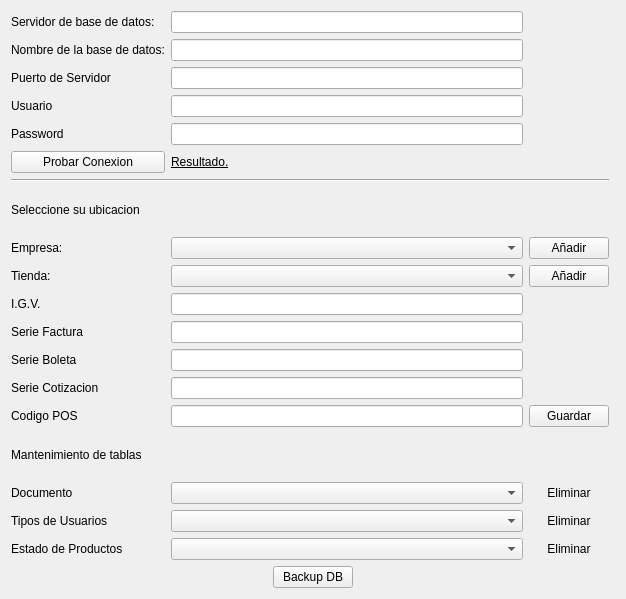
<?xml version="1.0" encoding="UTF-8"?>
<ui version="4.0">
 <class>ui_configuracion</class>
 <widget class="QWidget" name="ui_configuracion">
  <property name="geometry">
   <rect>
    <x>0</x>
    <y>0</y>
    <width>626</width>
    <height>599</height>
   </rect>
  </property>
  <property name="windowTitle">
   <string>Configuracion</string>
  </property>
  <property name="autoFillBackground">
   <bool>true</bool>
  </property>
  <layout class="QGridLayout" name="gridLayout_2">
   <item row="0" column="0">
    <layout class="QGridLayout" name="gridLayout">
     <item row="20" column="0" colspan="4">
      <layout class="QHBoxLayout" name="horizontalLayout">
       <item>
        <spacer name="horizontalSpacer_3">
         <property name="orientation">
          <enum>Qt::Horizontal</enum>
         </property>
         <property name="sizeHint" stdset="0">
          <size>
           <width>40</width>
           <height>20</height>
          </size>
         </property>
        </spacer>
       </item>
       <item>
        <widget class="QPushButton" name="btn_backup">
         <property name="text">
          <string>Backup DB</string>
         </property>
        </widget>
       </item>
       <item>
        <spacer name="horizontalSpacer_2">
         <property name="orientation">
          <enum>Qt::Horizontal</enum>
         </property>
         <property name="sizeHint" stdset="0">
          <size>
           <width>13</width>
           <height>17</height>
          </size>
         </property>
        </spacer>
       </item>
      </layout>
     </item>
     <item row="18" column="1">
      <widget class="MyComboBox" name="comboBox_tipoUsuario"/>
     </item>
     <item row="9" column="0">
      <widget class="QLabel" name="lblTienda">
       <property name="text">
        <string>Tienda: </string>
       </property>
      </widget>
     </item>
     <item row="10" column="0">
      <widget class="QLabel" name="label_8">
       <property name="text">
        <string>I.G.V.</string>
       </property>
      </widget>
     </item>
     <item row="3" column="0">
      <widget class="QLabel" name="label_5">
       <property name="text">
        <string>Usuario</string>
       </property>
      </widget>
     </item>
     <item row="3" column="1">
      <widget class="QLineEdit" name="lineEdit_userDatabase"/>
     </item>
     <item row="0" column="1">
      <widget class="QLineEdit" name="lineEdit_ipdatabase"/>
     </item>
     <item row="16" column="0">
      <widget class="QLabel" name="label_12">
       <property name="text">
        <string>Documento</string>
       </property>
      </widget>
     </item>
     <item row="11" column="1">
      <widget class="QLineEdit" name="lineEdit_serieFactura"/>
     </item>
     <item row="1" column="1">
      <widget class="QLineEdit" name="lineEdit_nameDatabase"/>
     </item>
     <item row="10" column="1">
      <widget class="QLineEdit" name="lineEdit_IGV"/>
     </item>
     <item row="4" column="0">
      <widget class="QLabel" name="label_4">
       <property name="text">
        <string>Password</string>
       </property>
      </widget>
     </item>
     <item row="2" column="1">
      <widget class="QLineEdit" name="lineEdit_portDatabase"/>
     </item>
     <item row="19" column="1">
      <widget class="MyComboBox" name="comboBox_estadoProductos"/>
     </item>
     <item row="9" column="1">
      <widget class="QComboBox" name="comboBox_tienda">
       <item>
        <property name="text">
         <string/>
        </property>
       </item>
      </widget>
     </item>
     <item row="18" column="0">
      <widget class="QLabel" name="label_13">
       <property name="text">
        <string>Tipos de Usuarios</string>
       </property>
      </widget>
     </item>
     <item row="18" column="2">
      <widget class="QPushButton" name="btn_eliminar_tusuario">
       <property name="text">
        <string>Eliminar</string>
       </property>
       <property name="icon">
        <iconset resource="../Icons/Icons.qrc">
         <normaloff>:/Icons/notification_error.png</normaloff>:/Icons/notification_error.png</iconset>
       </property>
       <property name="flat">
        <bool>true</bool>
       </property>
      </widget>
     </item>
     <item row="13" column="1">
      <widget class="QLineEdit" name="lineEdit_serieCotizacion"/>
     </item>
     <item row="4" column="1">
      <widget class="QLineEdit" name="lineEdit_passwordUser">
       <property name="acceptDrops">
        <bool>true</bool>
       </property>
       <property name="text">
        <string/>
       </property>
       <property name="echoMode">
        <enum>QLineEdit::Password</enum>
       </property>
       <property name="readOnly">
        <bool>false</bool>
       </property>
      </widget>
     </item>
     <item row="15" column="0" colspan="4">
      <widget class="QLabel" name="label_11">
       <property name="text">
        <string>Mantenimiento de tablas</string>
       </property>
      </widget>
     </item>
     <item row="19" column="2">
      <widget class="QPushButton" name="btn_eliminar_estado">
       <property name="text">
        <string>Eliminar</string>
       </property>
       <property name="icon">
        <iconset resource="../Icons/Icons.qrc">
         <normaloff>:/Icons/notification_error.png</normaloff>:/Icons/notification_error.png</iconset>
       </property>
       <property name="flat">
        <bool>true</bool>
       </property>
      </widget>
     </item>
     <item row="8" column="0">
      <widget class="QLabel" name="lblEmpresa">
       <property name="text">
        <string>Empresa: </string>
       </property>
      </widget>
     </item>
     <item row="5" column="1">
      <widget class="QLabel" name="label_result">
       <property name="font">
        <font>
         <family>Ubuntu</family>
         <weight>50</weight>
         <italic>false</italic>
         <bold>false</bold>
         <underline>true</underline>
        </font>
       </property>
       <property name="text">
        <string>Resultado.</string>
       </property>
       <property name="textFormat">
        <enum>Qt::RichText</enum>
       </property>
      </widget>
     </item>
     <item row="8" column="1">
      <widget class="QComboBox" name="comboBox_empresa"/>
     </item>
     <item row="0" column="0">
      <widget class="QLabel" name="label">
       <property name="text">
        <string>Servidor de base de datos: </string>
       </property>
      </widget>
     </item>
     <item row="16" column="2">
      <widget class="QPushButton" name="btn_eliminar_ducumento">
       <property name="text">
        <string>Eliminar</string>
       </property>
       <property name="icon">
        <iconset resource="../Icons/Icons.qrc">
         <normaloff>:/Icons/notification_error.png</normaloff>:/Icons/notification_error.png</iconset>
       </property>
       <property name="flat">
        <bool>true</bool>
       </property>
      </widget>
     </item>
     <item row="5" column="0">
      <widget class="QPushButton" name="btn_testConexion">
       <property name="text">
        <string>Probar Conexion</string>
       </property>
       <property name="icon">
        <iconset resource="../Icons/Icons.qrc">
         <normaloff>:/Icons/1349716377_monotone_cog_settings_gear.png</normaloff>:/Icons/1349716377_monotone_cog_settings_gear.png</iconset>
       </property>
       <property name="flat">
        <bool>false</bool>
       </property>
      </widget>
     </item>
     <item row="12" column="0">
      <widget class="QLabel" name="label_9">
       <property name="text">
        <string>Serie Boleta</string>
       </property>
      </widget>
     </item>
     <item row="6" column="0" colspan="3">
      <widget class="Line" name="line">
       <property name="orientation">
        <enum>Qt::Horizontal</enum>
       </property>
      </widget>
     </item>
     <item row="1" column="0">
      <widget class="QLabel" name="label_3">
       <property name="text">
        <string>Nombre de la base de datos:</string>
       </property>
      </widget>
     </item>
     <item row="2" column="0">
      <widget class="QLabel" name="label_2">
       <property name="text">
        <string>Puerto de Servidor</string>
       </property>
      </widget>
     </item>
     <item row="11" column="0">
      <widget class="QLabel" name="label_6">
       <property name="text">
        <string>Serie Factura</string>
       </property>
      </widget>
     </item>
     <item row="9" column="2">
      <widget class="QPushButton" name="btnAgregar_Tienda">
       <property name="sizePolicy">
        <sizepolicy hsizetype="Fixed" vsizetype="Fixed">
         <horstretch>0</horstretch>
         <verstretch>0</verstretch>
        </sizepolicy>
       </property>
       <property name="text">
        <string>Añadir</string>
       </property>
       <property name="icon">
        <iconset resource="../Icons/Icons.qrc">
         <normaloff>:/Icons/1348112114_notification_add.png</normaloff>:/Icons/1348112114_notification_add.png</iconset>
       </property>
       <property name="flat">
        <bool>false</bool>
       </property>
      </widget>
     </item>
     <item row="19" column="0">
      <widget class="QLabel" name="label_14">
       <property name="text">
        <string>Estado de Productos</string>
       </property>
      </widget>
     </item>
     <item row="16" column="1">
      <widget class="MyComboBox" name="comboBox_Documento"/>
     </item>
     <item row="13" column="0">
      <widget class="QLabel" name="label_10">
       <property name="text">
        <string>Serie Cotizacion</string>
       </property>
      </widget>
     </item>
     <item row="12" column="1">
      <widget class="QLineEdit" name="lineEdit_boleta"/>
     </item>
     <item row="7" column="0" colspan="4">
      <widget class="QLabel" name="label_7">
       <property name="text">
        <string>Seleccione su ubicacion</string>
       </property>
      </widget>
     </item>
     <item row="8" column="2">
      <widget class="QPushButton" name="btnAgregar_empresa">
       <property name="sizePolicy">
        <sizepolicy hsizetype="Fixed" vsizetype="Fixed">
         <horstretch>0</horstretch>
         <verstretch>0</verstretch>
        </sizepolicy>
       </property>
       <property name="text">
        <string>Añadir</string>
       </property>
       <property name="icon">
        <iconset resource="../Icons/Icons.qrc">
         <normaloff>:/Icons/1348112114_notification_add.png</normaloff>:/Icons/1348112114_notification_add.png</iconset>
       </property>
       <property name="flat">
        <bool>false</bool>
       </property>
      </widget>
     </item>
     <item row="14" column="0">
      <widget class="QLabel" name="label_15">
       <property name="text">
        <string>Codigo POS</string>
       </property>
      </widget>
     </item>
     <item row="14" column="1">
      <widget class="QLineEdit" name="lineEdit_cod_pos"/>
     </item>
     <item row="14" column="2">
      <widget class="QPushButton" name="btn_saveConfiguration">
       <property name="text">
        <string>Guardar</string>
       </property>
       <property name="icon">
        <iconset resource="../Icons/Icons.qrc">
         <normaloff>:/Icons/notification_done.png</normaloff>:/Icons/notification_done.png</iconset>
       </property>
       <property name="flat">
        <bool>false</bool>
       </property>
      </widget>
     </item>
    </layout>
   </item>
  </layout>
 </widget>
 <customwidgets>
  <customwidget>
   <class>MyComboBox</class>
   <extends>QComboBox</extends>
   <header location="global">mycombobox.h</header>
   <slots>
    <slot>Eliminar_Item()</slot>
   </slots>
  </customwidget>
 </customwidgets>
 <tabstops>
  <tabstop>lineEdit_ipdatabase</tabstop>
  <tabstop>lineEdit_nameDatabase</tabstop>
  <tabstop>lineEdit_portDatabase</tabstop>
  <tabstop>lineEdit_userDatabase</tabstop>
  <tabstop>lineEdit_passwordUser</tabstop>
  <tabstop>btn_testConexion</tabstop>
  <tabstop>comboBox_empresa</tabstop>
  <tabstop>btnAgregar_empresa</tabstop>
  <tabstop>comboBox_tienda</tabstop>
  <tabstop>btnAgregar_Tienda</tabstop>
  <tabstop>lineEdit_IGV</tabstop>
  <tabstop>lineEdit_serieFactura</tabstop>
  <tabstop>lineEdit_boleta</tabstop>
  <tabstop>lineEdit_serieCotizacion</tabstop>
  <tabstop>lineEdit_cod_pos</tabstop>
  <tabstop>btn_saveConfiguration</tabstop>
  <tabstop>comboBox_Documento</tabstop>
  <tabstop>btn_eliminar_ducumento</tabstop>
  <tabstop>comboBox_tipoUsuario</tabstop>
  <tabstop>btn_eliminar_tusuario</tabstop>
  <tabstop>comboBox_estadoProductos</tabstop>
  <tabstop>btn_eliminar_estado</tabstop>
  <tabstop>btn_backup</tabstop>
 </tabstops>
 <resources>
  <include location="../Icons/Icons.qrc"/>
 </resources>
 <connections/>
</ui>
